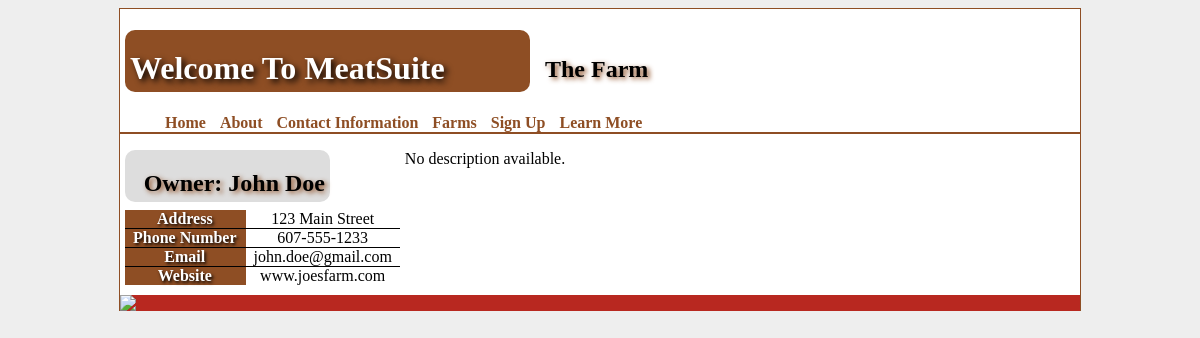
The app's page /index.php?page=profile&farm=The Farm with its own data.
### tables this page shows
CREATE TABLE IF NOT EXISTS `farms` (
  `FarmName` varchar(30) DEFAULT NULL,
  `owner` varchar(30) NOT NULL,
  `address` varchar(30) NOT NULL,
  `phone` varchar(30) NOT NULL,
  `email` varchar(30) NOT NULL,
  `website` varchar(30) NOT NULL,
  `organic` tinyint(1) NOT NULL,
  `beef` tinyint(1) NOT NULL,
  `pork` tinyint(1) NOT NULL,
  `chicken` tinyint(1) NOT NULL,
  `description` varchar(1000) DEFAULT NULL
);

### index.php (called while the page is built, shortened)
<?php
        $pages = array(
            "home" => array(
                "header" => "Home"
            ),
            "about" => array(
                "header" => "About"
            ),
            "contactInfo" => array(
                "header" => "Contact Information"
            ),
			"farms" => array(
				"header" => "Farms"
			),
			"signup" => array (
				"header" => "Sign Up"
			),
			"profile" => array (
				"header" => "Profile",
                "showInMenu" => false
			),
			"learnmore" => array (
				"header" => "Learn More"
			),
			"description" => array (
				"header" => "Sign Up",
                "showInMenu" => false
			)
        );
        if (isset($_GET ["page"]) && isset($pages[$_GET["page"]])) {
            $currentPage = $_GET["page"];
        } else {
            $currentPage = "home";
        }
        $pageHeader = $pages[$currentPage]["header"];
        include "template.php";
	?>

### profile.php (the view)
<?php
	$desc = mysql_query("SELECT * FROM farms WHERE FarmName='".$_GET['farm']."'");
	$row = mysql_fetch_array($desc);?>
	<h2 id="ShopName">Owner: <?php echo $row['owner']; ?> </h2>
<div id="profileTable">
	<table border="1">
		<tr>
			<th>Address</th>
			<td><?php echo $row['address']; ?></td>
		</tr>
		<tr>
			<th>Phone Number</th>
			<td><?php echo $row['phone']; ?></td>
		</tr>
		<tr>
			<th>Email</th>
			<td><?php echo $row['email']; ?></td>
		</tr>
		<tr>
			<th>Website</th>
			<td><?php echo $row['website']; ?></td>
		</tr>
	</table>
</div>
<p>
	<?php
		if (isset ($row['description'])){
			echo $row['description'];
		}
		else{
			echo 'No description available.';
		}
	?>
</p>

### template.php (shortened to what this page needs)
<html>
	<head>
		<link rel="stylesheet" href="meatsuite.css" />
	</head>
	<body>
	<div class="Container">
		<div id="Headers">
			<h1>Welcome To MeatSuite</h1>
			<h2>
				<?php
					if ($pageHeader == 'Profile'){
						$desc = mysql_query("SELECT * FROM farms WHERE FarmName='".$_GET['farm']."'");
						$row = mysql_fetch_array($desc);
						echo $row['FarmName'];
					}
					else{
						echo $pageHeader;
					}
				?>
			</h2>
			<br style= "clear: both;"/>
		</div>
		<?php include 'Menu.php'; ?>
		<div class="Paragraph">
			<?php include $pageFile; ?>
			<br style= "clear: both;"/>
		</div>
		<footer style= "background-color:#b82820;">
			<img id ="Tompkins" src="http://ccetompkins.org/sites/all/themes/ccetompkins/images/logo.jpg" />
		</footer>
	</div>
	</body>
</html>

### meatsuite.css (style rules this page uses)
body { background:#eee; }
.Container { margin: 0 auto 0 auto; width: 960px; background:white; border-left:1px solid #8e4e24; border-right:1px solid #8e4e24; border-top:1px solid #8e4e24; }
h1 { text-align:left; width:400px; padding: 20px 0 5px 5px; background-color: #8e4e24; border-radius: 10px; -moz-border-radius: 10px; -webkit-border-radius: 10px; color:white; text-shadow: #000000 0.1em 0.1em 0.2em; float:left; margin-left:5px; }
h2 { color:#000000; text-shadow: #8e4e24 0.1em 0.1em 0.2em; margin: 47px 5px 0 5px; padding:0 0 30px 10px; float:left; }
.Paragraph p { width : auto; margin-right:5px; margin-left:5px; }
table, th, td { border-collapse:collapse; text-align:center; padding:0 8px 0 8px; margin-left:auto; margin-right:auto; }
table { border-style:hidden; }
th { background:#8e4e24; border:1px solid #8e4e24; border-bottom:1px solid black; color:white; text-shadow: #000000 0.1em 0.1em 0.2em; }
td { border:1px solid black; }
#ShopName { text-align:right; width:200px; padding: 20px 5px 5px 0; background-color: #ddd; border-radius: 10px; -moz-border-radius: 10px; -webkit-border-radius: 10px; color:black; text-shadow: #8e4e24 0.1em 0.1em 0.2em; float:left; margin:0 5px 0 5px; position:absolute; }
#profileTable { float:left; margin: 65px 5px 5px 5px; position:relative; bottom:5px; }

### records on screen
farms: FarmName "The Farm", owner "John Doe", address "123 Main Street", phone "607-555-1233", email "john.doe@gmail.com", website "www.joesfarm.com"

### other values on screen
$values["header"] "Home"
$values["header"] "About"
$values["header"] "Contact Information"
$values["header"] "Farms"
$values["header"] "Sign Up"
$values["header"] "Learn More"
